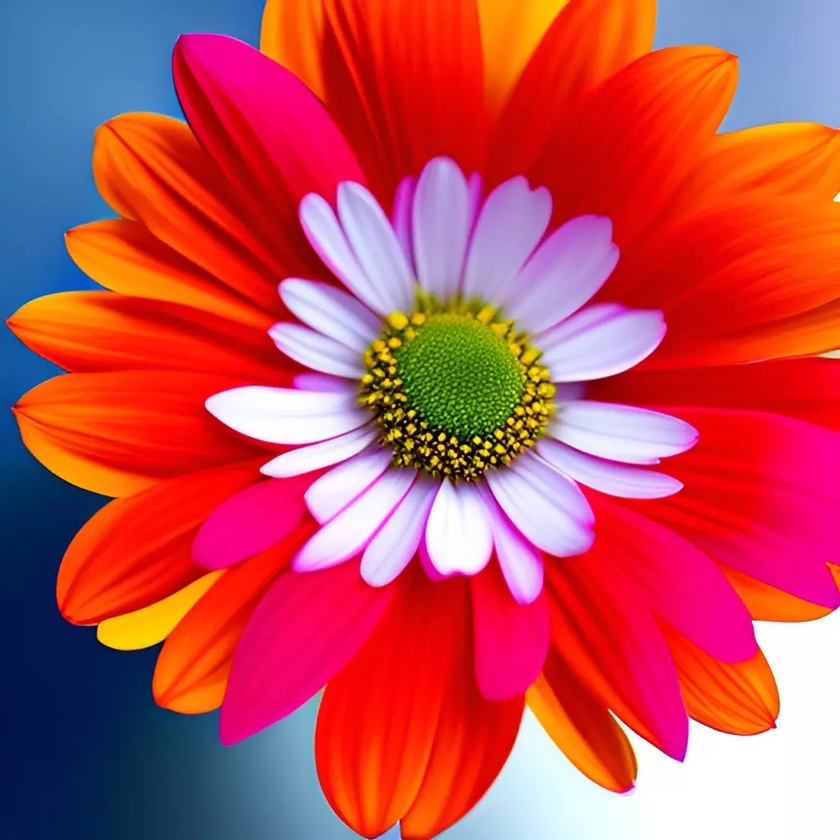
#> input picture PythonLab3_P4D/image.jpg, 840 x 840 px, shrunk from 1024 x 1024 before the run, found by its file name
$ python 2.1.py
#> lines starting #> are read from the running program, lines starting #| are printed output that depends on the picture
from PIL import Image
import os

# Загрузка изображения
img = Image.open('images/input/image.jpg')
#> img is the input picture: PIL image 840x840 RGB; mean R, G, B 191.8, 78.1, 86.8

# Разделяем изображение на отдельные каналы R, G, B
red_ch, green_ch, blue_ch = img.split()
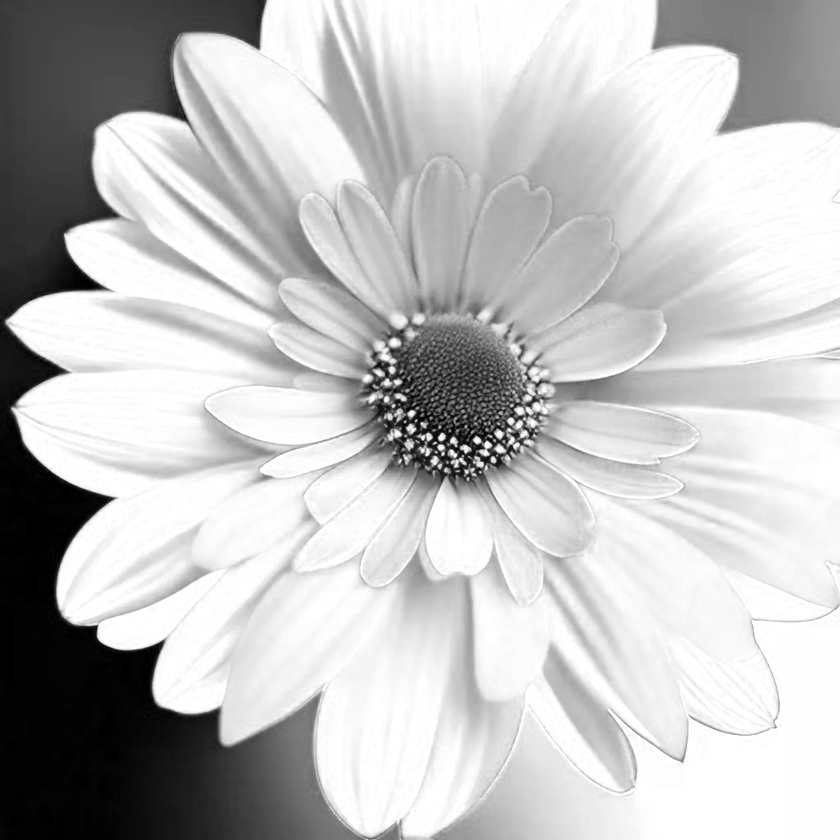
#> red_ch: PIL image 840x840 L; min 0, max 255, mean 191.8
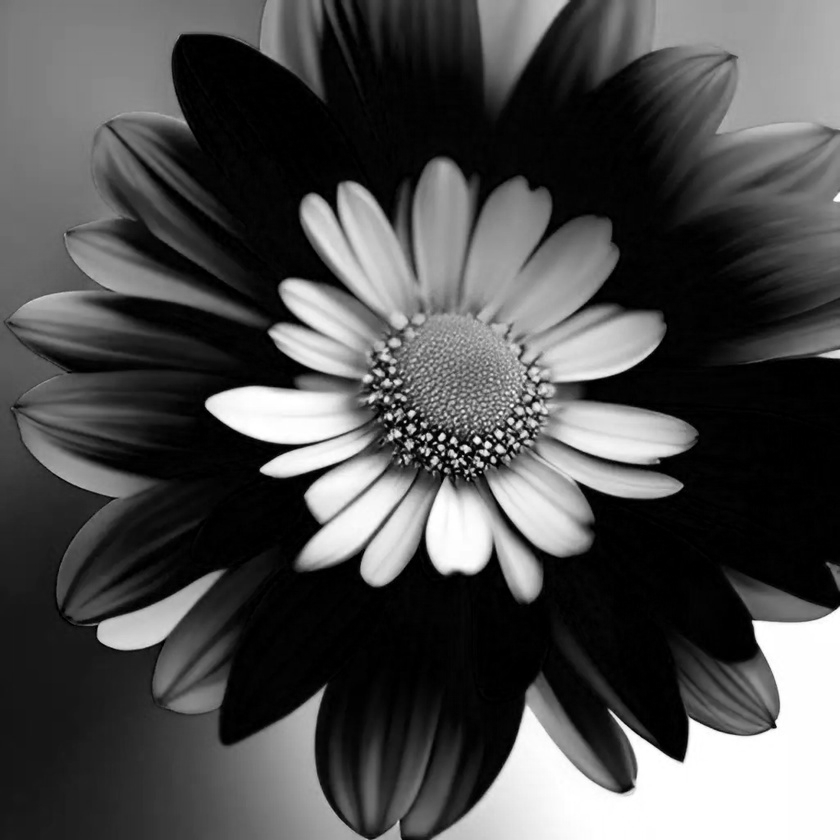
#> green_ch: PIL image 840x840 L; min 0, max 255, mean 78.1
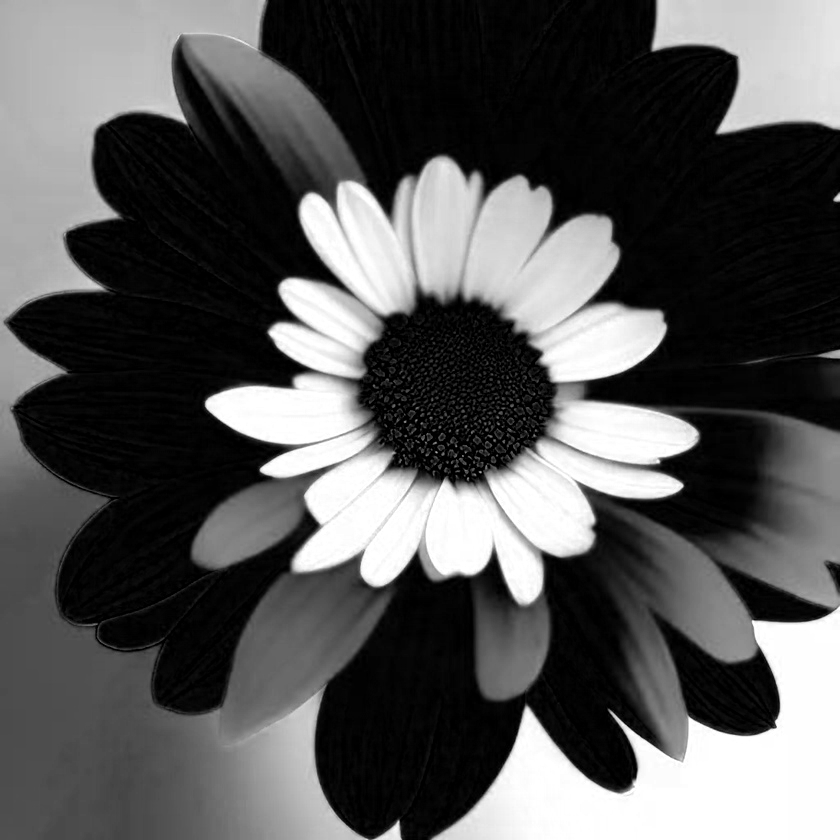
#> blue_ch: PIL image 840x840 L; min 0, max 255, mean 86.8

# Создаем новое изображение с оригинальным изображением и отдельными каналами
width, height = img.size
#> width = 840; height = 840
new_img = Image.new('RGB', (width * 4, height))
#> new_img: PIL image 3360x840 RGB; every value is 0
new_img.paste(img, (0, 0))
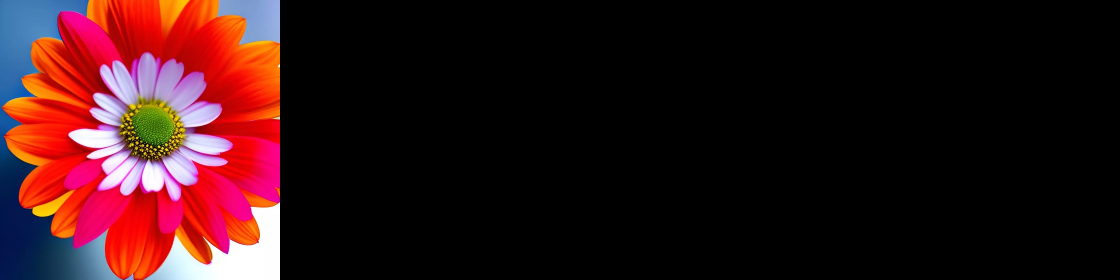
#> new_img: PIL image 3360x840 RGB (shown at 1/3 size); mean R, G, B 48, 19.5, 21.7
new_img.paste(red_ch, (width, 0))
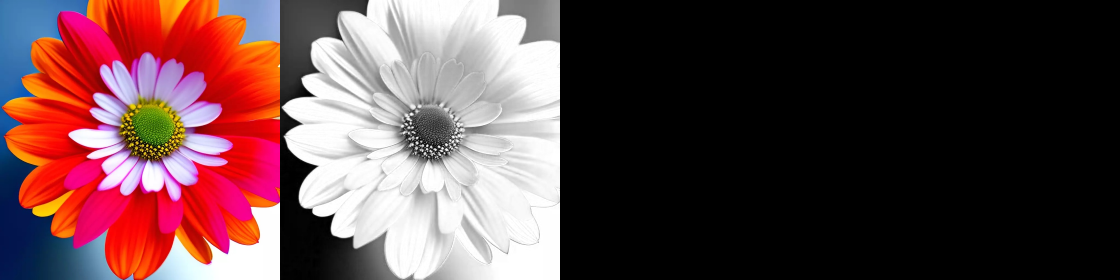
#> new_img: PIL image 3360x840 RGB (shown at 1/3 size); mean R, G, B 95.9, 67.5, 69.7
new_img.paste(green_ch, (width * 2, 0))
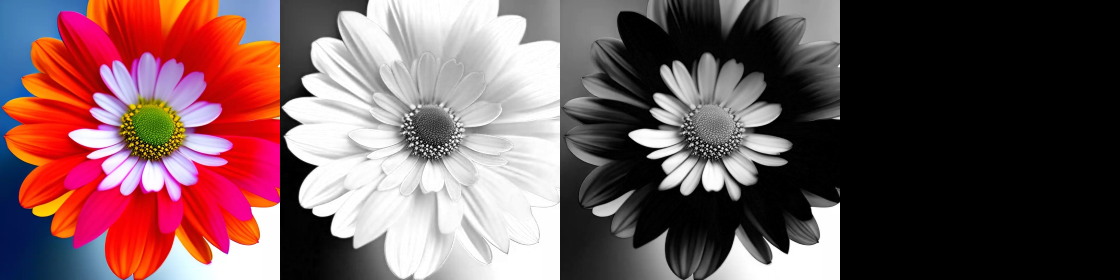
#> new_img: PIL image 3360x840 RGB (shown at 1/3 size); mean R, G, B 115.5, 87, 89.2
new_img.paste(blue_ch, (width * 3, 0))
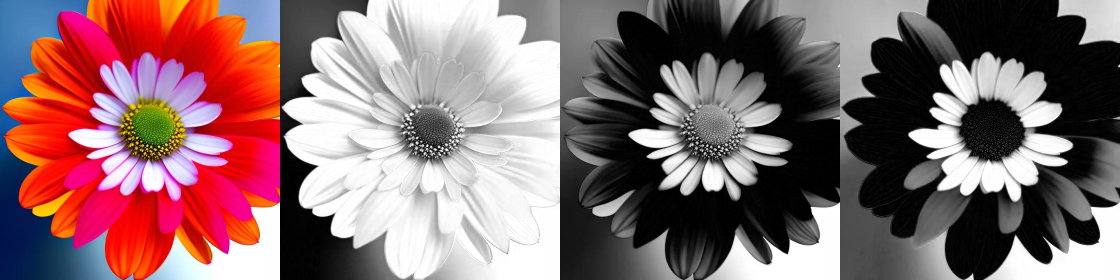
#> new_img: PIL image 3360x840 RGB (shown at 1/3 size); mean R, G, B 137.2, 108.7, 110.9

# Отображаем новое изображение
new_img.show()

# Создаем папку для вывода, если она не существует
if not os.path.exists('images/output'):
    os.makedirs('images/output')

# Сохраняем новое изображение в папку
new_img.save('images/output/image_with_channels.jpg')
